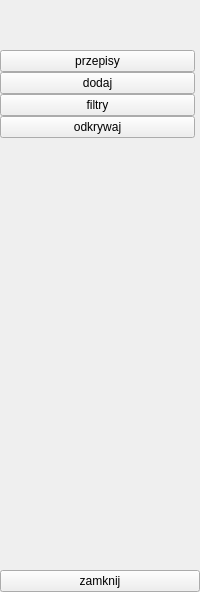
     <widget class="QWidget" name="full_menu_widget" native="true">
      <layout class="QVBoxLayout" name="verticalLayout_4">
       <property name="spacing">
        <number>0</number>
       </property>
       <property name="leftMargin">
        <number>0</number>
       </property>
       <property name="topMargin">
        <number>0</number>
       </property>
       <property name="rightMargin">
        <number>0</number>
       </property>
       <property name="bottomMargin">
        <number>0</number>
       </property>
       <item>
        <layout class="QVBoxLayout" name="menu_vertical_2">
         <property name="spacing">
          <number>0</number>
         </property>
         <property name="rightMargin">
          <number>5</number>
         </property>
         <item>
          <layout class="QHBoxLayout" name="menu_horizontal_1">
           <property name="spacing">
            <number>0</number>
           </property>
           <property name="topMargin">
            <number>0</number>
           </property>
           <item>
            <widget class="QLabel" name="label_5">
             <property name="minimumSize">
              <size>
               <width>50</width>
               <height>50</height>
              </size>
             </property>
             <property name="maximumSize">
              <size>
               <width>50</width>
               <height>50</height>
              </size>
             </property>
             <property name="text">
              <string/>
             </property>
             <property name="pixmap">
              <pixmap resource="../resource.qrc">:/icon/img/user-48.ico</pixmap>
             </property>
            </widget>
           </item>
          </layout>
         </item>
         <item>
          <widget class="QPushButton" name="btn_index_2">
           <property name="text">
            <string>przepisy</string>
           </property>
           <property name="icon">
            <iconset resource="../resource.qrc">
             <normaloff>:/icon/img/home-4-32.ico</normaloff>
             <normalon>:/icon/img/home-4-48.ico</normalon>:/icon/img/home-4-32.ico</iconset>
           </property>
           <property name="iconSize">
            <size>
             <width>14</width>
             <height>14</height>
            </size>
           </property>
           <property name="checkable">
            <bool>true</bool>
           </property>
           <property name="autoExclusive">
            <bool>true</bool>
           </property>
          </widget>
         </item>
         <item>
          <widget class="QPushButton" name="btn_adding_2">
           <property name="text">
            <string>dodaj</string>
           </property>
           <property name="icon">
            <iconset resource="../resource.qrc">
             <normaloff>:/icon/img/dashboard-5-32.ico</normaloff>
             <normalon>:/icon/img/dashboard-5-48.ico</normalon>:/icon/img/dashboard-5-32.ico</iconset>
           </property>
           <property name="iconSize">
            <size>
             <width>14</width>
             <height>14</height>
            </size>
           </property>
           <property name="checkable">
            <bool>true</bool>
           </property>
           <property name="autoExclusive">
            <bool>true</bool>
           </property>
          </widget>
         </item>
         <item>
          <widget class="QPushButton" name="btn_filters_2">
           <property name="text">
            <string>filtry</string>
           </property>
           <property name="icon">
            <iconset resource="../resource.qrc">
             <normaloff>:/icon/img/activity-feed-32.ico</normaloff>
             <normalon>:/icon/img/activity-feed-48.ico</normalon>:/icon/img/activity-feed-32.ico</iconset>
           </property>
           <property name="iconSize">
            <size>
             <width>14</width>
             <height>14</height>
            </size>
           </property>
           <property name="checkable">
            <bool>true</bool>
           </property>
           <property name="autoExclusive">
            <bool>true</bool>
           </property>
          </widget>
         </item>
         <item>
          <widget class="QPushButton" name="btn_discover_2">
           <property name="text">
            <string>odkrywaj</string>
           </property>
           <property name="icon">
            <iconset>
             <normalon>:/icon/img/product-48.ico</normalon>
             <disabledon>:/icon/img/product-48.ico</disabledon>
             <activeoff>:/icon/img/product-32.ico</activeoff>
            </iconset>
           </property>
           <property name="checkable">
            <bool>true</bool>
           </property>
           <property name="autoExclusive">
            <bool>true</bool>
           </property>
          </widget>
         </item>
        </layout>
       </item>
       <item>
        <spacer name="verticalSpacer_menu_2">
         <property name="orientation">
          <enum>Qt::Vertical</enum>
         </property>
         <property name="sizeHint" stdset="0">
          <size>
           <width>20</width>
           <height>432</height>
          </size>
         </property>
        </spacer>
       </item>
       <item>
        <widget class="QPushButton" name="btn_exit_2">
         <property name="text">
          <string>zamknij</string>
         </property>
         <property name="icon">
          <iconset resource="../resource.qrc">
           <normaloff>:/icon/img/close-window-64.ico</normaloff>:/icon/img/close-window-64.ico</iconset>
         </property>
         <property name="iconSize">
          <size>
           <width>14</width>
           <height>14</height>
          </size>
         </property>
        </widget>
       </item>
      </layout>
     </widget>
